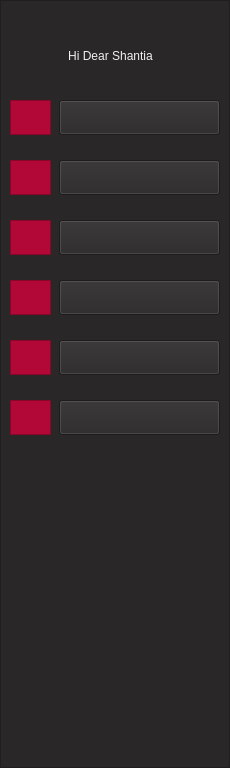
  <widget class="QFrame" name="frame_2">
   <property name="geometry">
    <rect>
     <x>0</x>
     <y>20</y>
     <width>230</width>
     <height>768</height>
    </rect>
   </property>
   <property name="styleSheet">
    <string notr="true">background-color: rgb(41, 39, 40);
border-color: rgb(41, 39, 40);</string>
   </property>
   <property name="frameShape">
    <enum>QFrame::StyledPanel</enum>
   </property>
   <property name="frameShadow">
    <enum>QFrame::Raised</enum>
   </property>
   <widget class="QPushButton" name="pushButton_7">
    <property name="geometry">
     <rect>
      <x>59</x>
      <y>100</y>
      <width>161</width>
      <height>35</height>
     </rect>
    </property>
    <property name="styleSheet">
     <string notr="true">font: 11pt &quot;Montserrat&quot;;
</string>
    </property>
    <property name="text">
     <string/>
    </property>
   </widget>
   <widget class="QPushButton" name="pushButton_8">
    <property name="geometry">
     <rect>
      <x>59</x>
      <y>160</y>
      <width>161</width>
      <height>35</height>
     </rect>
    </property>
    <property name="styleSheet">
     <string notr="true">font: 11pt &quot;Montserrat&quot;;
</string>
    </property>
    <property name="text">
     <string/>
    </property>
   </widget>
   <widget class="QPushButton" name="pushButton_9">
    <property name="geometry">
     <rect>
      <x>59</x>
      <y>220</y>
      <width>161</width>
      <height>35</height>
     </rect>
    </property>
    <property name="styleSheet">
     <string notr="true">font: 11pt &quot;Montserrat&quot;;
</string>
    </property>
    <property name="text">
     <string/>
    </property>
   </widget>
   <widget class="QPushButton" name="pushButton_10">
    <property name="geometry">
     <rect>
      <x>59</x>
      <y>280</y>
      <width>161</width>
      <height>35</height>
     </rect>
    </property>
    <property name="styleSheet">
     <string notr="true">font: 11pt &quot;Montserrat&quot;;
</string>
    </property>
    <property name="text">
     <string/>
    </property>
   </widget>
   <widget class="QPushButton" name="pushButton_11">
    <property name="geometry">
     <rect>
      <x>59</x>
      <y>340</y>
      <width>161</width>
      <height>35</height>
     </rect>
    </property>
    <property name="styleSheet">
     <string notr="true">font: 11pt &quot;Montserrat&quot;;
</string>
    </property>
    <property name="text">
     <string/>
    </property>
   </widget>
   <widget class="QPushButton" name="pushButton_12">
    <property name="geometry">
     <rect>
      <x>59</x>
      <y>400</y>
      <width>161</width>
      <height>35</height>
     </rect>
    </property>
    <property name="styleSheet">
     <string notr="true">font: 11pt &quot;Montserrat&quot;;
</string>
    </property>
    <property name="text">
     <string/>
    </property>
   </widget>
   <widget class="QFrame" name="frame_5">
    <property name="geometry">
     <rect>
      <x>10</x>
      <y>100</y>
      <width>41</width>
      <height>35</height>
     </rect>
    </property>
    <property name="styleSheet">
     <string notr="true">background-color: rgb(178, 8, 55);
border-color: rgb(178, 8, 55);</string>
    </property>
    <property name="frameShape">
     <enum>QFrame::StyledPanel</enum>
    </property>
    <property name="frameShadow">
     <enum>QFrame::Raised</enum>
    </property>
    <widget class="QLabel" name="label_25">
     <property name="geometry">
      <rect>
       <x>5</x>
       <y>2</y>
       <width>31</width>
       <height>31</height>
      </rect>
     </property>
     <property name="styleSheet">
      <string notr="true"/>
     </property>
     <property name="text">
      <string/>
     </property>
     <property name="pixmap">
      <pixmap resource="icon.qrc">:/icon/profile.png</pixmap>
     </property>
     <property name="scaledContents">
      <bool>true</bool>
     </property>
    </widget>
   </widget>
   <widget class="QFrame" name="frame_20">
    <property name="geometry">
     <rect>
      <x>10</x>
      <y>160</y>
      <width>41</width>
      <height>35</height>
     </rect>
    </property>
    <property name="cursor">
     <cursorShape>ArrowCursor</cursorShape>
    </property>
    <property name="styleSheet">
     <string notr="true">background-color: rgb(178, 8, 55);
border-color: rgb(178, 8, 55);</string>
    </property>
    <property name="frameShape">
     <enum>QFrame::StyledPanel</enum>
    </property>
    <property name="frameShadow">
     <enum>QFrame::Raised</enum>
    </property>
    <widget class="QLabel" name="label_26">
     <property name="geometry">
      <rect>
       <x>5</x>
       <y>2</y>
       <width>31</width>
       <height>31</height>
      </rect>
     </property>
     <property name="text">
      <string/>
     </property>
     <property name="pixmap">
      <pixmap resource="icon.qrc">:/icon/message.png</pixmap>
     </property>
     <property name="scaledContents">
      <bool>true</bool>
     </property>
    </widget>
   </widget>
   <widget class="QFrame" name="frame_21">
    <property name="geometry">
     <rect>
      <x>10</x>
      <y>220</y>
      <width>41</width>
      <height>35</height>
     </rect>
    </property>
    <property name="styleSheet">
     <string notr="true">background-color: rgb(178, 8, 55);
border-color: rgb(178, 8, 55);</string>
    </property>
    <property name="frameShape">
     <enum>QFrame::StyledPanel</enum>
    </property>
    <property name="frameShadow">
     <enum>QFrame::Raised</enum>
    </property>
    <widget class="QLabel" name="label_17">
     <property name="geometry">
      <rect>
       <x>5</x>
       <y>2</y>
       <width>31</width>
       <height>31</height>
      </rect>
     </property>
     <property name="text">
      <string/>
     </property>
     <property name="pixmap">
      <pixmap resource="icon.qrc">:/icon/information.png</pixmap>
     </property>
     <property name="scaledContents">
      <bool>true</bool>
     </property>
    </widget>
   </widget>
   <widget class="QFrame" name="frame_22">
    <property name="geometry">
     <rect>
      <x>10</x>
      <y>280</y>
      <width>41</width>
      <height>35</height>
     </rect>
    </property>
    <property name="styleSheet">
     <string notr="true">background-color: rgb(178, 8, 55);
border-color: rgb(178, 8, 55);</string>
    </property>
    <property name="frameShape">
     <enum>QFrame::StyledPanel</enum>
    </property>
    <property name="frameShadow">
     <enum>QFrame::Raised</enum>
    </property>
    <widget class="QLabel" name="label_27">
     <property name="geometry">
      <rect>
       <x>5</x>
       <y>2</y>
       <width>31</width>
       <height>31</height>
      </rect>
     </property>
     <property name="text">
      <string/>
     </property>
     <property name="pixmap">
      <pixmap resource="icon.qrc">:/icon/upload-mail.png</pixmap>
     </property>
     <property name="scaledContents">
      <bool>true</bool>
     </property>
    </widget>
   </widget>
   <widget class="QFrame" name="frame_23">
    <property name="geometry">
     <rect>
      <x>10</x>
      <y>340</y>
      <width>41</width>
      <height>35</height>
     </rect>
    </property>
    <property name="styleSheet">
     <string notr="true">background-color: rgb(178, 8, 55);
border-color: rgb(178, 8, 55);</string>
    </property>
    <property name="frameShape">
     <enum>QFrame::StyledPanel</enum>
    </property>
    <property name="frameShadow">
     <enum>QFrame::Raised</enum>
    </property>
    <widget class="QLabel" name="label_20">
     <property name="geometry">
      <rect>
       <x>5</x>
       <y>2</y>
       <width>31</width>
       <height>31</height>
      </rect>
     </property>
     <property name="text">
      <string/>
     </property>
     <property name="pixmap">
      <pixmap resource="icon.qrc">:/icon/schedule.png</pixmap>
     </property>
     <property name="scaledContents">
      <bool>true</bool>
     </property>
    </widget>
   </widget>
   <widget class="QFrame" name="frame_24">
    <property name="geometry">
     <rect>
      <x>10</x>
      <y>400</y>
      <width>41</width>
      <height>35</height>
     </rect>
    </property>
    <property name="styleSheet">
     <string notr="true">background-color: rgb(178, 8, 55);
border-color: rgb(178, 8, 55);</string>
    </property>
    <property name="frameShape">
     <enum>QFrame::StyledPanel</enum>
    </property>
    <property name="frameShadow">
     <enum>QFrame::Raised</enum>
    </property>
    <widget class="QLabel" name="label_28">
     <property name="geometry">
      <rect>
       <x>5</x>
       <y>2</y>
       <width>31</width>
       <height>31</height>
      </rect>
     </property>
     <property name="text">
      <string/>
     </property>
     <property name="pixmap">
      <pixmap resource="second-icon.qrc">:/secong gr/scorecard.png</pixmap>
     </property>
     <property name="scaledContents">
      <bool>true</bool>
     </property>
    </widget>
   </widget>
   <widget class="QLabel" name="label_10">
    <property name="geometry">
     <rect>
      <x>20</x>
      <y>40</y>
      <width>181</width>
      <height>31</height>
     </rect>
    </property>
    <property name="styleSheet">
     <string notr="true">font: 11pt &quot;Montserrat&quot;;
color: rgb(240, 240, 240);</string>
    </property>
    <property name="text">
     <string>Hi Dear Shantia</string>
    </property>
    <property name="alignment">
     <set>Qt::AlignCenter</set>
    </property>
   </widget>
   <widget class="QLabel" name="label_22">
    <property name="geometry">
     <rect>
      <x>110</x>
      <y>100</y>
      <width>61</width>
      <height>30</height>
     </rect>
    </property>
    <property name="autoFillBackground">
     <bool>false</bool>
    </property>
    <property name="styleSheet">
     <string notr="true">font: 11pt &quot;Montserrat&quot;;
color: rgb(240, 240, 240);</string>
    </property>
    <property name="lineWidth">
     <number>0</number>
    </property>
    <property name="text">
     <string>Profile</string>
    </property>
    <property name="alignment">
     <set>Qt::AlignCenter</set>
    </property>
   </widget>
   <widget class="QLabel" name="label_23">
    <property name="geometry">
     <rect>
      <x>90</x>
      <y>160</y>
      <width>101</width>
      <height>30</height>
     </rect>
    </property>
    <property name="styleSheet">
     <string notr="true">font: 11pt &quot;Montserrat&quot;;
color: rgb(240, 240, 240);</string>
    </property>
    <property name="text">
     <string>Messages</string>
    </property>
    <property name="alignment">
     <set>Qt::AlignCenter</set>
    </property>
   </widget>
   <widget class="QLabel" name="label_24">
    <property name="geometry">
     <rect>
      <x>60</x>
      <y>220</y>
      <width>161</width>
      <height>30</height>
     </rect>
    </property>
    <property name="styleSheet">
     <string notr="true">font: 11pt &quot;Montserrat&quot;;
color: rgb(240, 240, 240);</string>
    </property>
    <property name="text">
     <string>Class Information</string>
    </property>
    <property name="alignment">
     <set>Qt::AlignCenter</set>
    </property>
   </widget>
   <widget class="QLabel" name="label_29">
    <property name="geometry">
     <rect>
      <x>70</x>
      <y>280</y>
      <width>141</width>
      <height>30</height>
     </rect>
    </property>
    <property name="styleSheet">
     <string notr="true">font: 11pt &quot;Montserrat&quot;;
color: rgb(240, 240, 240);</string>
    </property>
    <property name="text">
     <string>Send Assertion</string>
    </property>
    <property name="alignment">
     <set>Qt::AlignCenter</set>
    </property>
   </widget>
   <widget class="QLabel" name="label_30">
    <property name="geometry">
     <rect>
      <x>60</x>
      <y>340</y>
      <width>161</width>
      <height>30</height>
     </rect>
    </property>
    <property name="styleSheet">
     <string notr="true">font: 11pt &quot;Montserrat&quot;;
color: rgb(240, 240, 240);</string>
    </property>
    <property name="text">
     <string>Weekly Schedule</string>
    </property>
    <property name="alignment">
     <set>Qt::AlignCenter</set>
    </property>
   </widget>
   <widget class="QLabel" name="label_31">
    <property name="geometry">
     <rect>
      <x>70</x>
      <y>400</y>
      <width>131</width>
      <height>30</height>
     </rect>
    </property>
    <property name="styleSheet">
     <string notr="true">font: 11pt &quot;Montserrat&quot;;
color: rgb(240, 240, 240);</string>
    </property>
    <property name="text">
     <string>Record Scores</string>
    </property>
    <property name="alignment">
     <set>Qt::AlignCenter</set>
    </property>
   </widget>
   <zorder>frame_5</zorder>
   <zorder>frame_20</zorder>
   <zorder>frame_21</zorder>
   <zorder>frame_22</zorder>
   <zorder>frame_23</zorder>
   <zorder>frame_24</zorder>
   <zorder>label_10</zorder>
   <zorder>label_22</zorder>
   <zorder>label_23</zorder>
   <zorder>label_24</zorder>
   <zorder>label_29</zorder>
   <zorder>label_30</zorder>
   <zorder>label_31</zorder>
   <zorder>pushButton_7</zorder>
   <zorder>pushButton_11</zorder>
   <zorder>pushButton_8</zorder>
   <zorder>pushButton_9</zorder>
   <zorder>pushButton_12</zorder>
   <zorder>pushButton_10</zorder>
  </widget>
